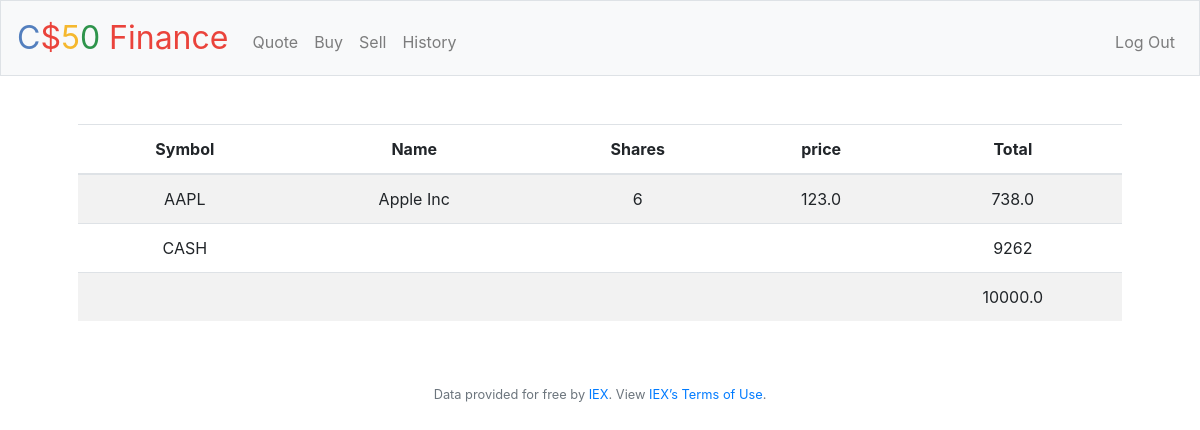
/ (signed in), run on the app's committed database.
### tables this page shows
CREATE TABLE holdings (
user_id INTEGER NOT NULL,
symbol TEXT NOT NULL,
name Text NOT NULL,
price REAL NOT NULL,
shares INTEGER NOT NULL,
FOREIGN KEY (user_id) REFERENCES users (id) ON DELETE CASCADE ON UPDATE NO ACTION
);

CREATE TABLE users (id INTEGER, username TEXT NOT NULL, hash TEXT NOT NULL, cash NUMERIC NOT NULL DEFAULT 10000.00, PRIMARY KEY(id));

### app.py (the view)
@app.route("/")
@login_required
def index():
    user_data = db.execute(
        f"SELECT symbol, name, price, shares FROM holdings WHERE user_id = {session['user_id']}")
    cash = db.execute(f"SELECT cash from users WHERE id = {session['user_id']}")[
        0]['cash']
    total = cash
    for row in user_data:
        total += (row['price'] * row['shares'])
    return render_template("index.html", data=user_data, cash=cash, total=total)

### app.py (called while the page is built)
@app.after_request
def after_request(response):
    response.headers["Cache-Control"] = "no-cache, no-store, must-revalidate"
    response.headers["Expires"] = 0
    response.headers["Pragma"] = "no-cache"
    return response

### helpers.py (called while the page is built)
def login_required(f):
    @wraps(f)
    def decorated_function(*args, **kwargs):
        if session.get("user_id") is None:
            return redirect("/login")
        return f(*args, **kwargs)
    return decorated_function

### templates/index.html (shortened to what this page needs)
{% extends "layout.html" %}
{% block main %}
<div>
    <table class="table table-striped">
        <thead>
            <tr>
                <th>Symbol</th>
                <th>Name</th>
                <th>Shares</th>
                <th>price</th>
                <th>Total</th>
            </tr>
        </thead>
        <tbody>
            {% for row in data %}
            {% if row.shares > 0 %}
            <tr>
                <td>{{ row.symbol }}</td>
                <td>{{ row.name }}</td>
                <td>{{ row.shares }}</td>
                <td>{{ row.price }}</td>
                <td>{{ row.shares*row.price }}</td>
            </tr>
            {% endif %}
            {% endfor %}
            <tr>
                <td>CASH</td>
                <td></td>
                <td></td>
                <td></td>
                <td>{{ cash }}</td>
            </tr>
            <tr>
                <td></td>
                <td></td>
                <td></td>
                <td></td>
                <td>{{ total }}</td>
            </tr>
        </tbody>
    </table>
</div>
{% endblock %}

### data on the page
holdings: symbol "AAPL", name "Apple Inc", shares "6", price "123.0", row.shares*row.price "738.0"
users: cash "9262"

### other printed values
{{ total }} "10000.0"
